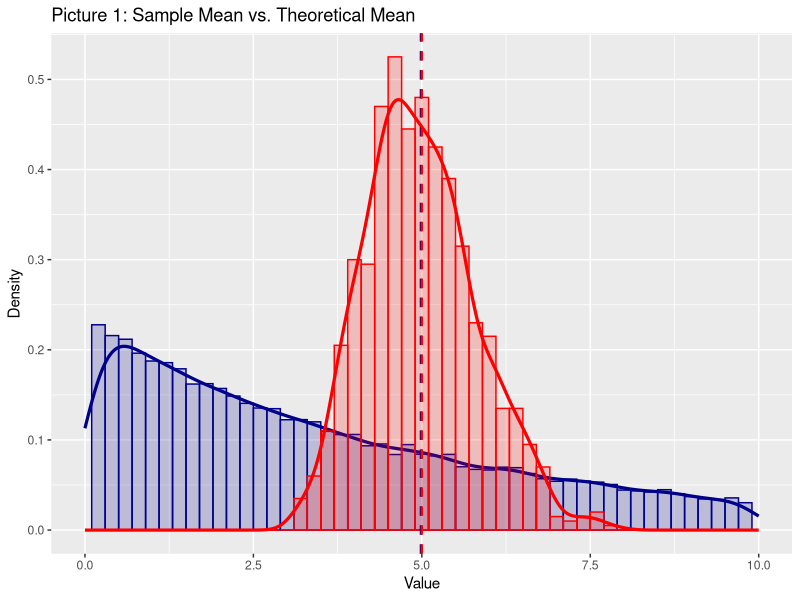
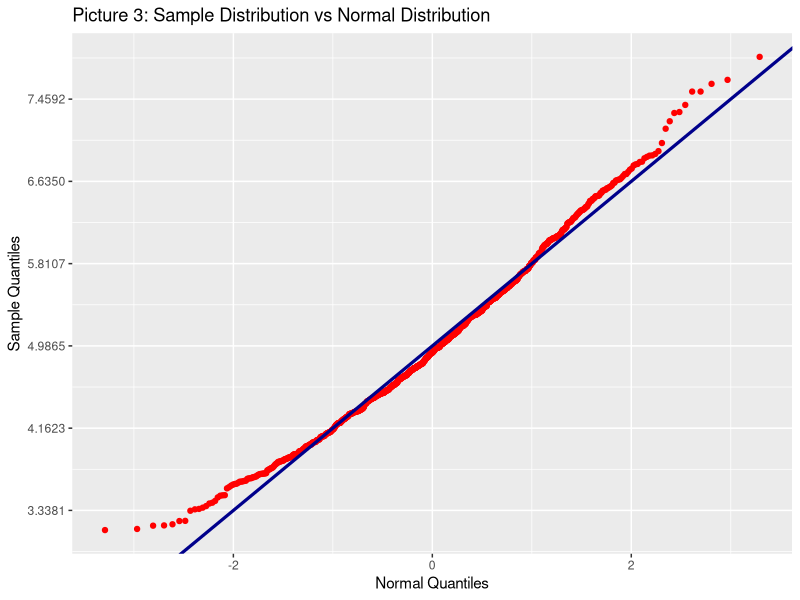
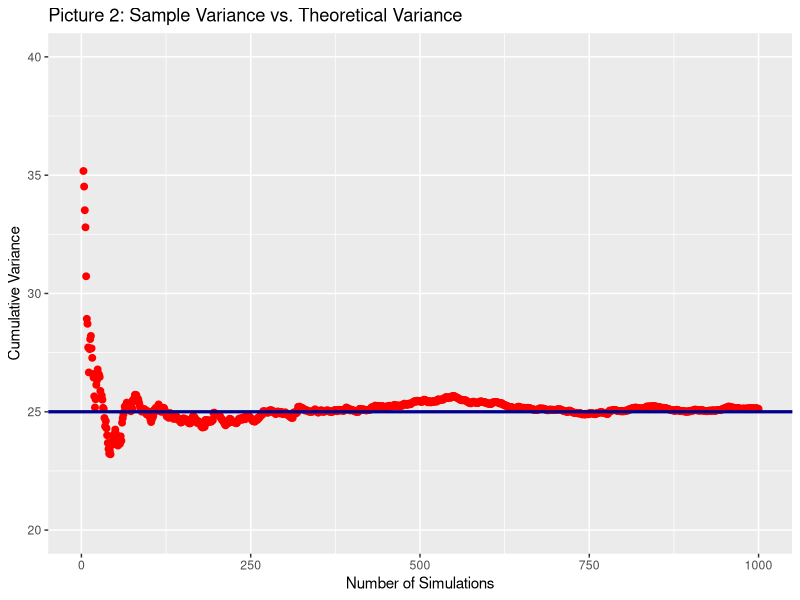

Source code (R) for these figures, in order:
## ---- chunk 1
library(ggplot2)
set.seed(42)
lambda <- .2
sims <- 1000
n <- 40
# 1000 simulations
sim_data <- rexp(sims * n, lambda)
exp_data <- matrix(sim_data, sims, n)
means <- rowMeans(exp_data)
vars <- apply(exp_data, 1, var)
g1 <- ggplot() +
        scale_x_continuous(limits = c(0, 10)) +
        ggtitle("Picture 1: Sample Mean vs. Theoretical Mean") +
        xlab("Value") +
        ylab("Density") +
        geom_histogram(data = data.frame(x = sim_data),
                       aes(x = x, y = ..density..),
                       fill = "darkblue",
                       binwidth = .2,
                       color = "darkblue",
                       alpha = .2) +
        geom_density(data = data.frame(x = sim_data),
                     aes(x = x, y = ..density..),
                     fill = "transparent",
                     color = "darkblue",
                     size = 1.1) +
        geom_histogram(data = data.frame(x = means),
                       aes(x = x, y = ..density..),
                       binwidth = .2,
                       fill = "red",
                       color = "red",
                       alpha = .2) +
        geom_density(data = data.frame(x = means),
                     aes(x = x, y = ..density..),
                     fill = "transparent",
                     color = "red",
                     size = 1.1) +
        geom_vline(xintercept = mean(means),
                   size = .8,
                   color = "darkblue",
                   linetype = 2) +
        geom_vline(xintercept = 1 / lambda,
                   color = "red",
                   size = .8,
                   linetype = 2)
print(g1)
## ---- chunk 2
g3 <- ggplot(data = data.frame(x = means),
            aes(sample = x)) +
        ggtitle("Picture 3: Sample Distribution vs Normal Distribution") +
        xlab("Normal Quantiles") +
        ylab("Sample Quantiles") +
        scale_y_continuous(breaks = round(mean(means) + seq(-3, 3, by = 1) * sd(means), 4)) +
        stat_qq(color = "red") +
        geom_abline(slope = sd(means),
                    intercept = mean(means),
                    color = "darkblue",
                    size = 1.1)
print(g3)
## ---- chunk 3
g2 <- ggplot(data = data.frame(y = cumsum(vars) / 1:sims),
            aes(y = y, x = 1:sims)) +
        scale_y_continuous(limits = c(20, 40)) +
        ggtitle("Picture 2: Sample Variance vs. Theoretical Variance") +
        xlab("Number of Simulations") +
        ylab("Cumulative Variance") +
        geom_point(color = "red",
                   size = 2) +
        geom_hline(yintercept = 1 / lambda^2,
                   color = "darkblue",
                   size = 1.1)
print(g2)
